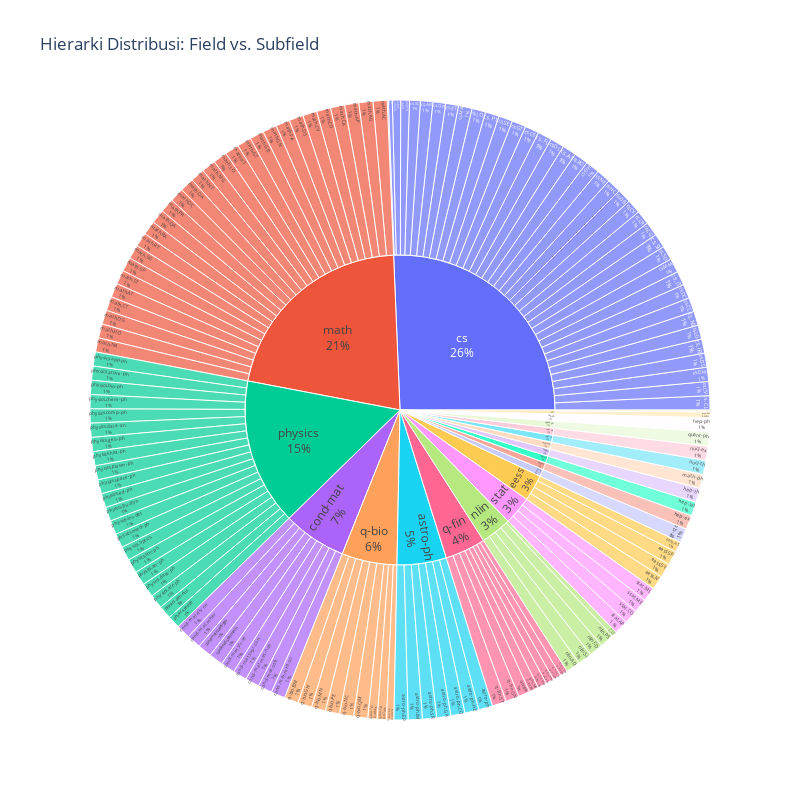

Notebook code for this chart:
### Code cell
import plotly.express as px

# --- BAGIAN 1: DATA PREPARATION ---
# Pastikan tidak ada missing values di kolom relevan untuk visualisasi
df_clean = train_df.dropna(subset=['field', 'primary_subfield']).copy()

# Hitung jumlah paper per kombinasi Field -> Subfield
hierarchy_counts = df_clean.groupby(['field', 'primary_subfield']).size().reset_index(name='count')

# --- BAGIAN 2: VISUALISASI SUNBURST (INTERAKTIF) ---
# Sunburst chart sangat bagus untuk melihat proporsi hierarki
print("Membuat Sunburst Chart...")

fig = px.sunburst(
    hierarchy_counts,
    path=['field', 'primary_subfield'], # Urutan hierarki: Dalam (Field) -> Luar (Subfield)
    values='count',
    title='Hierarki Distribusi: Field vs. Subfield',
    width=800,
    height=800
)

# Menampilkan angka/persentase saat hover
fig.update_traces(textinfo="label+percent entry")
fig.show()

# --- BAGIAN 3: ANALISIS OVERLAP (APAKAH SUBFIELD UNIK?) ---
# Mengecek apakah ada subfield yang muncul di lebih dari satu Field utama
subfield_owners = df_clean.groupby('primary_subfield')['field'].nunique()
shared_subfields = subfield_owners[subfield_owners > 1]

### Figure 1 — Plotly figure (JSON) as saved in the notebook; plotly's stock layout.template omitted (floating-point values rounded to 4 significant figures; data arrays with more than 128 entries replaced by an {"elided": "..."} marker saying what was removed)
{"data": [{"branchvalues": "total", "domain": {"x": [0, 1], "y": [0, 1]}, "hovertemplate": "labels=%{label}<br>count=%{value}<br>parent=%{parent}<br>id=%{id}<extra></extra>", "ids": {"elided": "165 str values"}, "labels": {"elided": "165 str values"}, "name": "", "parents": {"elided": "165 str values"}, "textinfo": "label+percent entry", "type": "sunburst", "values": {"elided": "165 float values"}}], "layout": {"height": 800, "legend": {"tracegroupgap": 0}, "title": {"text": "Hierarki Distribusi: Field vs. Subfield"}, "width": 800}}
